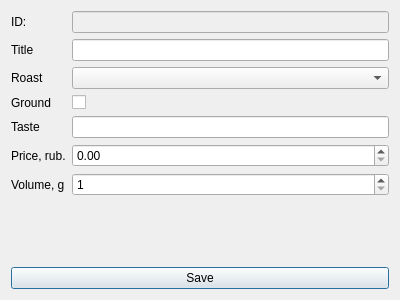
<?xml version="1.0" encoding="UTF-8"?>
<ui version="4.0">
 <class>Dialog</class>
 <widget class="QDialog" name="Dialog">
  <property name="geometry">
   <rect>
    <x>0</x>
    <y>0</y>
    <width>400</width>
    <height>300</height>
   </rect>
  </property>
  <property name="windowTitle">
   <string>Dialog</string>
  </property>
  <layout class="QVBoxLayout" name="verticalLayout">
   <item>
    <layout class="QFormLayout" name="formLayout">
     <item row="1" column="0">
      <widget class="QLabel" name="titleLabel">
       <property name="text">
        <string>Title</string>
       </property>
      </widget>
     </item>
     <item row="1" column="1">
      <widget class="QLineEdit" name="titleLineEdit"/>
     </item>
     <item row="2" column="0">
      <widget class="QLabel" name="roastLabel">
       <property name="text">
        <string>Roast</string>
       </property>
      </widget>
     </item>
     <item row="2" column="1">
      <widget class="QComboBox" name="roastComboBox"/>
     </item>
     <item row="3" column="0">
      <widget class="QLabel" name="groundLabel">
       <property name="text">
        <string>Ground</string>
       </property>
      </widget>
     </item>
     <item row="3" column="1">
      <widget class="QCheckBox" name="groundCheckBox"/>
     </item>
     <item row="4" column="0">
      <widget class="QLabel" name="tasteLabel">
       <property name="text">
        <string>Taste</string>
       </property>
      </widget>
     </item>
     <item row="4" column="1">
      <widget class="QLineEdit" name="tasteLineEdit"/>
     </item>
     <item row="5" column="0">
      <widget class="QLabel" name="priceLabel">
       <property name="text">
        <string>Price, rub.</string>
       </property>
      </widget>
     </item>
     <item row="5" column="1">
      <widget class="QDoubleSpinBox" name="priceDoubleSpinBox">
       <property name="maximum">
        <double>200000000.000000000000000</double>
       </property>
      </widget>
     </item>
     <item row="6" column="0">
      <widget class="QLabel" name="volumeLabel">
       <property name="text">
        <string>Volume, g</string>
       </property>
      </widget>
     </item>
     <item row="6" column="1">
      <widget class="QSpinBox" name="volumeSpinBox">
       <property name="minimum">
        <number>1</number>
       </property>
       <property name="maximum">
        <number>1000000</number>
       </property>
      </widget>
     </item>
     <item row="0" column="0">
      <widget class="QLabel" name="idLabel">
       <property name="text">
        <string>ID:</string>
       </property>
      </widget>
     </item>
     <item row="0" column="1">
      <widget class="QLineEdit" name="idLineEdit">
       <property name="enabled">
        <bool>false</bool>
       </property>
      </widget>
     </item>
    </layout>
   </item>
   <item>
    <widget class="QPushButton" name="pushButton">
     <property name="text">
      <string>Save</string>
     </property>
    </widget>
   </item>
  </layout>
 </widget>
 <resources/>
 <connections/>
</ui>
